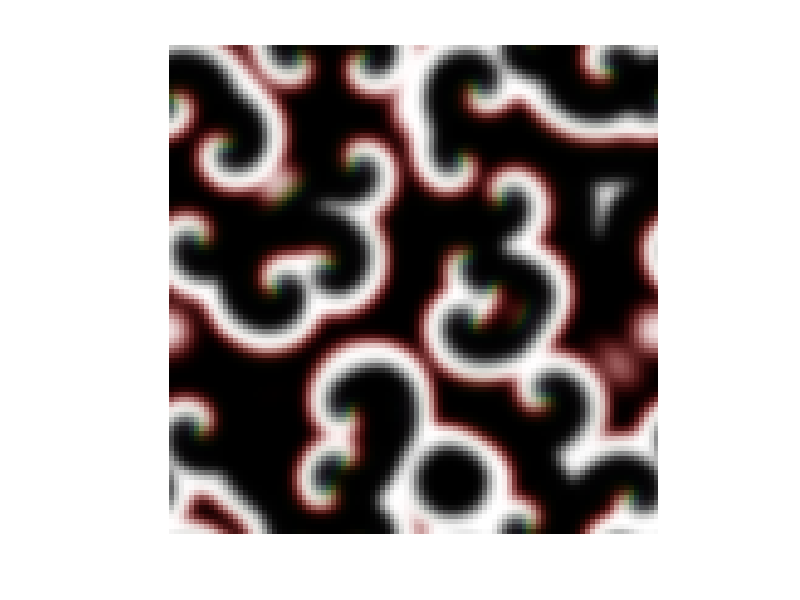

This figure's MATLAB source:
function BZreaction4
% Belousov-Zhabotinsky Reaction animation
% This MATLAB code is converted from Processing code available in this link
% http://www.aac.bartlett.ucl.ac.uk/processing/samples/bzr.pdf

% version 2. Corrected the drift of pixels as suggested by Jonh.

xres = 100; %x resolution
yres = 100; %y resolution
p = 1;
q = 2;

a = rand(xres,yres,2);
b = rand(xres,yres,2);
c = rand(xres,yres,2);
img = zeros(xres,yres,3);
c_a = zeros(xres,yres);
c_b = zeros(xres,yres);
c_c = zeros(xres,yres);

mm = mod((1:xres+2)+xres,xres)+1;
nn = mod((1:yres+2)+yres,yres)+1;
[mm,nn] = meshgrid(mm,nn);
idx = sub2ind([yres xres],nn(:),mm(:));
idx = reshape(idx,[yres xres]+2);

figure
h1 = image(img);
axis equal off

k = 0;    
while k < 100 && ishandle(h1)
    c_a = 0*c_a;
    c_b = 0*c_b;
    c_c = 0*c_c;
    
    for m=1:xres
        for n=1:yres
            idx_temp = idx(m:m+2,:);
            idx_temp = idx_temp(:,n:n+2);
            idx_temp = idx_temp(:);
            if p == 2
                idx_temp = idx_temp+(xres+0)*(yres+0);
            end
            
            c_a(m,n) = c_a(m,n)+ sum(a(idx_temp));
            c_b(m,n) = c_b(m,n)+ sum(b(idx_temp));
            c_c(m,n) = c_c(m,n)+ sum(c(idx_temp));            
        end
    end
    
    %correction of pixel drift
    c_a = circshift(c_a,[2 2]);
    c_b = circshift(c_b,[2 2]);
    c_c = circshift(c_c,[2 2]);
    
    c_a = c_a / 9.0;
    c_b = c_b / 9.0;
    c_c = c_c / 9.0;
    
    a(:,:,q) = double(uint8(255*(c_a + c_a .* (c_b - c_c))))/255;
    b(:,:,q) = double(uint8(255*(c_b + c_b .* (c_c - c_a))))/255;
    c(:,:,q) = double(uint8(255*(c_c + c_c .* (c_a - c_b))))/255;
    
    img(:,:,1)=c(:,:,q);
    img(:,:,2)=b(:,:,q);
    img(:,:,3)=a(:,:,q);
    
    if p == 1
        p = 2; q = 1;
    else
        p = 1; q = 2;
    end
    
    set(h1, 'CData', hsv2rgb(img));
    pause(0.1);
    k = k + 1;
end
end